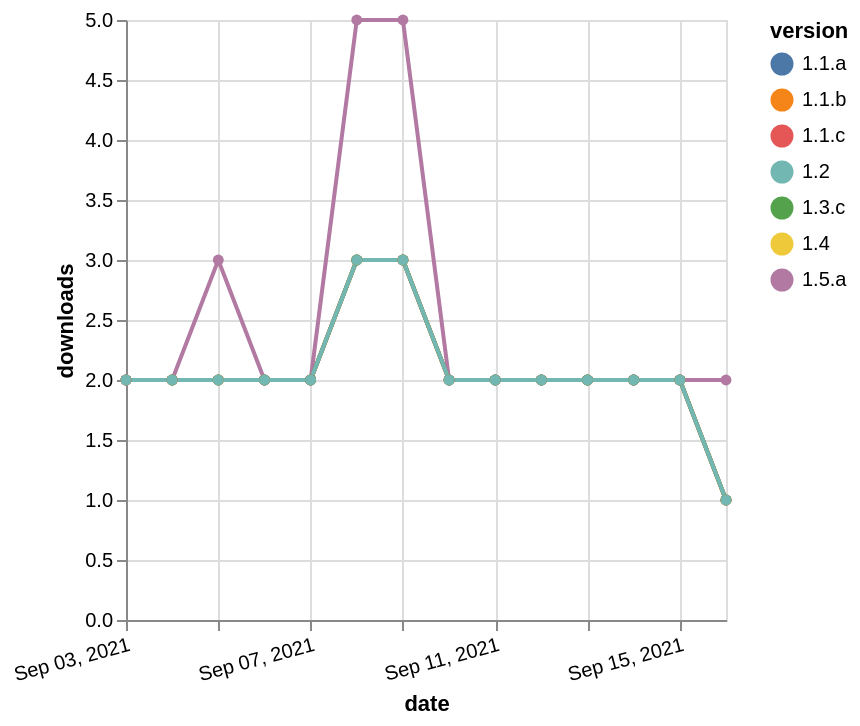

Source (Vega-Lite JSON):
### Vega-Lite specification from a JSON file in a GitHub repository (floating-point values rounded to 4 significant figures)
{"$schema": "https://vega.github.io/schema/vega-lite/v5.json", "description": "A simple bar chart with embedded data.", "data": {"values": [{"date": "2021-09-03", "total": 687, "delta": 2, "version": "1.1.a"}, {"date": "2021-09-04", "total": 689, "delta": 2, "version": "1.1.a"}, {"date": "2021-09-05", "total": 691, "delta": 2, "version": "1.1.a"}, {"date": "2021-09-06", "total": 693, "delta": 2, "version": "1.1.a"}, {"date": "2021-09-07", "total": 695, "delta": 2, "version": "1.1.a"}, {"date": "2021-09-08", "total": 698, "delta": 3, "version": "1.1.a"}, {"date": "2021-09-09", "total": 701, "delta": 3, "version": "1.1.a"}, {"date": "2021-09-10", "total": 703, "delta": 2, "version": "1.1.a"}, {"date": "2021-09-11", "total": 705, "delta": 2, "version": "1.1.a"}, {"date": "2021-09-12", "total": 707, "delta": 2, "version": "1.1.a"}, {"date": "2021-09-13", "total": 709, "delta": 2, "version": "1.1.a"}, {"date": "2021-09-14", "total": 711, "delta": 2, "version": "1.1.a"}, {"date": "2021-09-15", "total": 713, "delta": 2, "version": "1.1.a"}, {"date": "2021-09-16", "total": 714, "delta": 1, "version": "1.1.a"}, {"date": "2021-09-03", "total": 501, "delta": 2, "version": "1.4"}, {"date": "2021-09-04", "total": 503, "delta": 2, "version": "1.4"}, {"date": "2021-09-05", "total": 505, "delta": 2, "version": "1.4"}, {"date": "2021-09-06", "total": 507, "delta": 2, "version": "1.4"}, {"date": "2021-09-07", "total": 509, "delta": 2, "version": "1.4"}, {"date": "2021-09-08", "total": 512, "delta": 3, "version": "1.4"}, {"date": "2021-09-09", "total": 515, "delta": 3, "version": "1.4"}, {"date": "2021-09-10", "total": 517, "delta": 2, "version": "1.4"}, {"date": "2021-09-11", "total": 519, "delta": 2, "version": "1.4"}, {"date": "2021-09-12", "total": 521, "delta": 2, "version": "1.4"}, {"date": "2021-09-13", "total": 523, "delta": 2, "version": "1.4"}, {"date": "2021-09-14", "total": 525, "delta": 2, "version": "1.4"}, {"date": "2021-09-15", "total": 527, "delta": 2, "version": "1.4"}, {"date": "2021-09-16", "total": 528, "delta": 1, "version": "1.4"}, {"date": "2021-09-03", "total": 693, "delta": 2, "version": "1.1.b"}, {"date": "2021-09-04", "total": 695, "delta": 2, "version": "1.1.b"}, {"date": "2021-09-05", "total": 697, "delta": 2, "version": "1.1.b"}, {"date": "2021-09-06", "total": 699, "delta": 2, "version": "1.1.b"}, {"date": "2021-09-07", "total": 701, "delta": 2, "version": "1.1.b"}, {"date": "2021-09-08", "total": 704, "delta": 3, "version": "1.1.b"}, {"date": "2021-09-09", "total": 707, "delta": 3, "version": "1.1.b"}, {"date": "2021-09-10", "total": 709, "delta": 2, "version": "1.1.b"}, {"date": "2021-09-11", "total": 711, "delta": 2, "version": "1.1.b"}, {"date": "2021-09-12", "total": 713, "delta": 2, "version": "1.1.b"}, {"date": "2021-09-13", "total": 715, "delta": 2, "version": "1.1.b"}, {"date": "2021-09-14", "total": 717, "delta": 2, "version": "1.1.b"}, {"date": "2021-09-15", "total": 719, "delta": 2, "version": "1.1.b"}, {"date": "2021-09-16", "total": 720, "delta": 1, "version": "1.1.b"}, {"date": "2021-09-03", "total": 559, "delta": 2, "version": "1.5.a"}, {"date": "2021-09-04", "total": 561, "delta": 2, "version": "1.5.a"}, {"date": "2021-09-05", "total": 564, "delta": 3, "version": "1.5.a"}, {"date": "2021-09-06", "total": 566, "delta": 2, "version": "1.5.a"}, {"date": "2021-09-07", "total": 568, "delta": 2, "version": "1.5.a"}, {"date": "2021-09-08", "total": 573, "delta": 5, "version": "1.5.a"}, {"date": "2021-09-09", "total": 578, "delta": 5, "version": "1.5.a"}, {"date": "2021-09-10", "total": 580, "delta": 2, "version": "1.5.a"}, {"date": "2021-09-11", "total": 582, "delta": 2, "version": "1.5.a"}, {"date": "2021-09-12", "total": 584, "delta": 2, "version": "1.5.a"}, {"date": "2021-09-13", "total": 586, "delta": 2, "version": "1.5.a"}, {"date": "2021-09-14", "total": 588, "delta": 2, "version": "1.5.a"}, {"date": "2021-09-15", "total": 590, "delta": 2, "version": "1.5.a"}, {"date": "2021-09-16", "total": 592, "delta": 2, "version": "1.5.a"}, {"date": "2021-09-03", "total": 679, "delta": 2, "version": "1.1.c"}, {"date": "2021-09-04", "total": 681, "delta": 2, "version": "1.1.c"}, {"date": "2021-09-05", "total": 683, "delta": 2, "version": "1.1.c"}, {"date": "2021-09-06", "total": 685, "delta": 2, "version": "1.1.c"}, {"date": "2021-09-07", "total": 687, "delta": 2, "version": "1.1.c"}, {"date": "2021-09-08", "total": 690, "delta": 3, "version": "1.1.c"}, {"date": "2021-09-09", "total": 693, "delta": 3, "version": "1.1.c"}, {"date": "2021-09-10", "total": 695, "delta": 2, "version": "1.1.c"}, {"date": "2021-09-11", "total": 697, "delta": 2, "version": "1.1.c"}, {"date": "2021-09-12", "total": 699, "delta": 2, "version": "1.1.c"}, {"date": "2021-09-13", "total": 701, "delta": 2, "version": "1.1.c"}, {"date": "2021-09-14", "total": 703, "delta": 2, "version": "1.1.c"}, {"date": "2021-09-15", "total": 705, "delta": 2, "version": "1.1.c"}, {"date": "2021-09-16", "total": 706, "delta": 1, "version": "1.1.c"}, {"date": "2021-09-03", "total": 573, "delta": 2, "version": "1.3.c"}, {"date": "2021-09-04", "total": 575, "delta": 2, "version": "1.3.c"}, {"date": "2021-09-05", "total": 577, "delta": 2, "version": "1.3.c"}, {"date": "2021-09-06", "total": 579, "delta": 2, "version": "1.3.c"}, {"date": "2021-09-07", "total": 581, "delta": 2, "version": "1.3.c"}, {"date": "2021-09-08", "total": 584, "delta": 3, "version": "1.3.c"}, {"date": "2021-09-09", "total": 587, "delta": 3, "version": "1.3.c"}, {"date": "2021-09-10", "total": 589, "delta": 2, "version": "1.3.c"}, {"date": "2021-09-11", "total": 591, "delta": 2, "version": "1.3.c"}, {"date": "2021-09-12", "total": 593, "delta": 2, "version": "1.3.c"}, {"date": "2021-09-13", "total": 595, "delta": 2, "version": "1.3.c"}, {"date": "2021-09-14", "total": 597, "delta": 2, "version": "1.3.c"}, {"date": "2021-09-15", "total": 599, "delta": 2, "version": "1.3.c"}, {"date": "2021-09-16", "total": 600, "delta": 1, "version": "1.3.c"}, {"date": "2021-09-03", "total": 758, "delta": 2, "version": "1.2"}, {"date": "2021-09-04", "total": 760, "delta": 2, "version": "1.2"}, {"date": "2021-09-05", "total": 762, "delta": 2, "version": "1.2"}, {"date": "2021-09-06", "total": 764, "delta": 2, "version": "1.2"}, {"date": "2021-09-07", "total": 766, "delta": 2, "version": "1.2"}, {"date": "2021-09-08", "total": 769, "delta": 3, "version": "1.2"}, {"date": "2021-09-09", "total": 772, "delta": 3, "version": "1.2"}, {"date": "2021-09-10", "total": 774, "delta": 2, "version": "1.2"}, {"date": "2021-09-11", "total": 776, "delta": 2, "version": "1.2"}, {"date": "2021-09-12", "total": 778, "delta": 2, "version": "1.2"}, {"date": "2021-09-13", "total": 780, "delta": 2, "version": "1.2"}, {"date": "2021-09-14", "total": 782, "delta": 2, "version": "1.2"}, {"date": "2021-09-15", "total": 784, "delta": 2, "version": "1.2"}, {"date": "2021-09-16", "total": 785, "delta": 1, "version": "1.2"}]}, "width": "container", "mark": {"type": "line", "point": {"filled": true}}, "encoding": {"x": {"field": "date", "type": "temporal", "timeUnit": "yearmonthdate", "title": "date", "axis": {"labelAngle": -15}}, "y": {"field": "delta", "type": "quantitative", "title": "downloads"}, "color": {"field": "version", "type": "nominal"}, "tooltip": {"field": "delta"}}}
